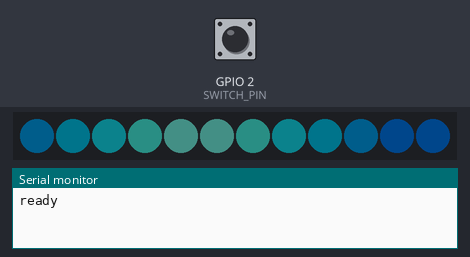
Bench run of a sketch on a simulated ESP32-S3. Parts: 12 RGB LEDs in strip order, left to right, the last lines printed to the serial monitor. The inputs (shaded band) are chosen by the test bench; at power-on: GPIO 2 (SWITCH_PIN) HIGH. Dim RGB values are drawn brighter than linear.

Above: at 1.2 s.
1.3 s: GPIO 2 (SWITCH_PIN) pulled LOW for 0.15 s
2.0 s: GPIO 2 (SWITCH_PIN) pulled LOW for 1 s
At 4.26 s:
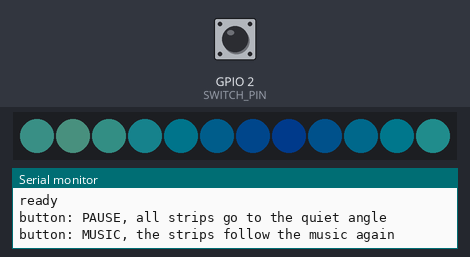
At 8.22 s:
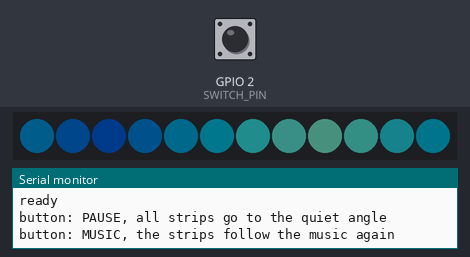
Timing chart, 0 to 9.6 s (numbered marks = the images above; inputs shaded):
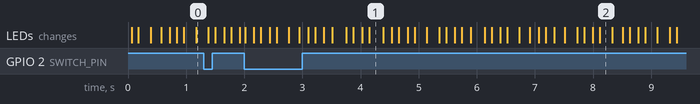

The sketch:

esp32_s3_simplified_final_with_button.ino
```cpp
// Sound to Sea: ESP32 S3, five 28BYJ 48 stepper motors (ULN2003 boards) and NeoPixels.
// Libraries needed: AccelStepper and Adafruit NeoPixel.
//
// Processing sends two kinds of messages over the USB cable:
//   "H a b c d e"            the five heights, each from 0 to 1000
//   "C mood speed low mid high"   the light information, each from 0 to 1000
//
// BUTTON (one leg to GPIO 2, the other leg to GND, no resistor needed):
//   It works like a pause button. Every press switches between two steps:
//   1. MUSIC     the strips follow the music (this is the mode at power on)
//   2. PAUSE     all strips go to QUIET_ANGLE (30) and stay there, the music is ignored
//   The lights keep following the music in both steps.

#include <AccelStepper.h>        // library that moves stepper motors smoothly
#include <Adafruit_NeoPixel.h>   // library that controls the NeoPixel light strip

// ===== 1. THE ONLY NUMBERS YOU NEED TO CHANGE =====
// All angles are in degrees. The code never goes outside MIN_ANGLE and MAX_ANGLE.

const float QUIET_ANGLE = 20;    // the angle of every strip when there is silence (the rest position)
const float LOUD_ANGLE  = 355;   // the angle of a strip at the loudest moment
const float MIN_ANGLE   = 20;    // the code will never send a motor below this angle
const float MAX_ANGLE   = 355;   // the code will never send a motor above this angle

const int   SPEED = 700;         // how fast the motors turn (steps per second). Higher is faster
const int   ACCEL = 800;        // how gently the motors speed up and slow down. Lower is gentler

const int N = 5;                 // how many strips (motors) we have
// ==================================================

// This small function turns an angle (in degrees) into motor steps.
// A 28BYJ 48 motor needs 4096 steps for one full turn (360 degrees).
long angleToSteps(float deg) {
  deg = constrain(deg, MIN_ANGLE, MAX_ANGLE);   // keep the angle between the two safety limits, whatever comes in
  return (long)(deg * 4096.0 / 360.0);          // angle divided by 360 is the part of a turn, times 4096 gives steps
}

// ===== 2. THE FIVE MOTORS =====
// Each motor uses four pins. The order must be IN1, IN3, IN2, IN4 for this motor type.
// HALF4WIRE means the motor moves in half steps, which is smoother.
AccelStepper st[N] = {
  AccelStepper(AccelStepper::HALF4WIRE, 4, 6, 5, 7),         // strip 1 uses GPIO 4, 5, 6, 7
  AccelStepper(AccelStepper::HALF4WIRE, 15, 17, 16, 18),     // strip 2 uses GPIO 15, 16, 17, 18
  AccelStepper(AccelStepper::HALF4WIRE, 8, 9, 3, 10),        // strip 3 uses GPIO 8, 3, 9, 10
  AccelStepper(AccelStepper::HALF4WIRE, 11, 13, 12, 14),     // strip 4 uses GPIO 11, 12, 13, 14
  AccelStepper(AccelStepper::HALF4WIRE, 38, 40, 39, 41)      // strip 5 uses GPIO 38, 39, 40, 41
};

long target[N];                  // where each strip should go, remembered in steps
unsigned long lastMsg = 0;       // the time (in milliseconds) when the last height message arrived
char line[64];                   // a box that collects the letters of one incoming message
int len = 0;                     // how many letters are in the box right now

// ===== 2B. THE BUTTON =====
const int SWITCH_PIN = 2;                // the button is connected between GPIO 2 and GND

// The two steps the button switches between. Each press goes to the other one.
const int MODE_MUSIC = 0;                // the strips follow the music
const int MODE_PAUSE = 1;                // all strips hold at QUIET_ANGLE
int mode = MODE_MUSIC;                   // the step we are in right now

// Debounce: a button "bounces" for a few milliseconds when pressed. We only believe a new
// state after it stayed the same for 50 ms.
int buttonState = HIGH;                  // the button state we trust right now (HIGH = not pressed)
int lastReading = HIGH;                  // what the button said the last time we looked
unsigned long lastDebounceTime = 0;      // when the reading last changed
const unsigned long debounceDelay = 50;  // how long it must stay the same (milliseconds)

// looks at the button and switches between MUSIC and PAUSE when it is pressed
void checkButton() {
  int reading = digitalRead(SWITCH_PIN);                     // HIGH = not pressed, LOW = pressed
  if (reading != lastReading) lastDebounceTime = millis();   // it changed: start the 50 ms timer again
  if ((millis() - lastDebounceTime) > debounceDelay) {       // it stayed the same for 50 ms, so we believe it
    if (reading != buttonState) {                            // and it is a real change
      buttonState = reading;
      if (buttonState == LOW) {                              // the button was just pressed
        if (mode == MODE_MUSIC) {
          mode = MODE_PAUSE;
          Serial.println("button: PAUSE, all strips go to the quiet angle");
        } else {
          mode = MODE_MUSIC;
          Serial.println("button: MUSIC, the strips follow the music again");
        }
      }
    }
  }
  lastReading = reading;
}

// ===== 3. THE LIGHTS =====
const int LIGHT_PIN = 1;                 // the NeoPixel data wire is connected to GPIO 1
const int NUM_PIXELS = 12;               // how many pixels the light strip has
const int LIGHT_BRIGHTNESS = 50;         // brightness from 0 to 255. Low keeps the power bank happy
Adafruit_NeoPixel pixels(NUM_PIXELS, LIGHT_PIN, NEO_GRB + NEO_KHZ800);   // creates the light strip object

// Each mood has three colors, written as {red, green, blue}, each from 0 to 255.
const float CALM[3][3]   = {{0, 70, 160}, {0, 150, 170}, {120, 220, 190}};   // cool: deep sea blue, teal, seafoam
const float LIVELY[3][3] = {{255, 60, 0}, {255, 130, 10}, {255, 200, 60}};   // warm: red orange, orange, golden yellow

const float MOOD_LOW  = 0.4;     // a song mood below this number gives fully cool colors
const float MOOD_HIGH = 0.6;     // a song mood above this number gives fully warm colors

float lightMood = 0;                     // the song mood we last received (0 calm, 1 lively)
float lightSpeed = 0.1;                  // how fast the colors should flow (0 slow, 1 fast)
float lightBand[3] = {0.5, 0.5, 0.5};    // how strong the bass, mids and highs are
unsigned long lastLight = 0;             // the time when the last light message arrived
unsigned long lastDraw = 0;              // the time when we last updated the pixels
float flowPos = 0;                       // where the color gradient is now (moves along and loops)

// This function paints the pixels. The loop below calls it again and again.
void updateLights() {
  unsigned long now = millis();                  // the current time in milliseconds
  if (now - lastDraw < 30) return;               // if less than 30 ms passed, do nothing (about 33 updates per second)
  float dt = (now - lastDraw) / 1000.0;          // seconds since the last update
  lastDraw = now;                                // remember this update time

  bool lit = (now - lastLight) < 3000;           // true if we heard from Processing in the last 3 seconds
  float mood  = lit ? lightMood : 0;             // with no news, use the calm mood
  float speed = lit ? lightSpeed : 0.1;          // with no news, flow slowly
  flowPos += (0.05 + 0.55 * speed) * dt;         // move the gradient forward, faster when the song is faster
  flowPos -= floor(flowPos);                     // when it passes 1, start again from 0

  // blend is 0 for fully warm and 1 for fully cool, based on the mood and the two limits
  float blend = constrain((mood - MOOD_LOW) / (MOOD_HIGH - MOOD_LOW), 0.0, 1.0);
  float stopColor[3][3];                         // the three colors we use right now
  for (int s = 0; s < 3; s++) {                  // go through the three colors
    float glow = 0.55 + 0.45 * (lit ? lightBand[s] : 0.5);   // louder band means a brighter color
    for (int c = 0; c < 3; c++)                  // go through red, green, blue
      stopColor[s][c] = (CALM[s][c] + (LIVELY[s][c] - CALM[s][c]) * blend) * glow;   // mix warm and cool, then apply glow
  }

  for (int i = 0; i < NUM_PIXELS; i++) {         // go through every pixel one by one
    float p = (float)i / NUM_PIXELS + flowPos;   // the pixel's place along the gradient, shifted by the flow
    p -= floor(p);                               // keep it between 0 and 1
    float x = (1.0 - fabs(2.0 * p - 1.0)) * 2.0; // goes 0 up to 2 and back down, so the gradient has no hard edge
    int s = (int)x; if (s > 1) s = 1;            // which of the first two colors we are starting from
    float f = x - s;                             // how far we are toward the next color (0 to 1)
    float r = stopColor[s][0] * (1 - f) + stopColor[s + 1][0] * f;   // mix the red of the two neighbor colors
    float g = stopColor[s][1] * (1 - f) + stopColor[s + 1][1] * f;   // mix the green
    float b = stopColor[s][2] * (1 - f) + stopColor[s + 1][2] * f;   // mix the blue

    // pixels get brighter when their strip is higher
    int k = i * N / NUM_PIXELS;                  // which strip this pixel belongs to
    float h = (float)(st[k].currentPosition() - angleToSteps(QUIET_ANGLE)) /
              (float)(angleToSteps(LOUD_ANGLE) - angleToSteps(QUIET_ANGLE));   // how high the strip is, from 0 to 1
    h = constrain(h, 0.0, 1.0);                  // keep it between 0 and 1
    float m = 0.5 + 0.5 * h;                     // low strip gives half brightness, high strip gives full
    pixels.setPixelColor(i, pixels.Color((uint8_t)(r * m), (uint8_t)(g * m), (uint8_t)(b * m)));   // set this pixel's color
  }
  pixels.show();                                 // send all the colors to the light strip
}

// ===== 4. START UP =====
// This runs once when the board switches on.
// Before power on, the strips should be sitting at the QUIET angle position.
void setup() {
  Serial.begin(115200);                          // open the USB connection at 115200 speed
  pinMode(SWITCH_PIN, INPUT_PULLUP);             // the button pin reads HIGH normally and LOW when pressed
  pixels.begin();                                // wake up the NeoPixels
  pixels.setBrightness(LIGHT_BRIGHTNESS);        // set how bright they can be
  pixels.show();                                 // start with the lights showing nothing yet
  for (int k = 0; k < N; k++) {                  // do this for each of the five motors
    st[k].setMaxSpeed(SPEED);                    // top speed of this motor
    st[k].setAcceleration(ACCEL);                // how smoothly it speeds up and slows down
    st[k].setCurrentPosition(angleToSteps(QUIET_ANGLE));   // tell the motor "you are at the QUIET angle right now"
    target[k] = angleToSteps(QUIET_ANGLE);       // and the first goal is to stay there
  }
  lastMsg = millis();                            // start the "last message" timer now
  Serial.println("ready");                       // print ready so you can see it started
}

// ===== 5. READING A MESSAGE =====
// This runs every time a full line has arrived from Processing.
void parseLine() {
  if (line[0] == 'H') {                          // a line starting with H holds the five heights
    char *p = strtok(line + 1, " ");             // cut out the first number after the H
    int k = 0;                                   // counts how many numbers we have read
    long t[N];                                   // temporary list of the five new targets
    while (p != NULL && k < N) {                 // keep going while there are numbers left (max 5)
      int val = constrain(atoi(p), 0, 1000);     // turn the text into a number from 0 to 1000
      float angle = QUIET_ANGLE + (LOUD_ANGLE - QUIET_ANGLE) * val / 1000.0;   // 0 gives QUIET angle, 1000 gives LOUD angle
      t[k] = angleToSteps(angle);                // turn that angle into motor steps
      p = strtok(NULL, " ");                     // move on to the next number
      k++;                                       // count it
    }
    if (k == N && mode == MODE_MUSIC) {          // only use the message if all five numbers arrived, and only in MUSIC mode
      for (int i = 0; i < N; i++) target[i] = t[i];   // save the five new targets
      lastMsg = millis();                        // remember that we just heard from Processing
    }
  } else if (line[0] == 'C') {                   // a line starting with C holds the light information
    int m, s, lo, mi, hi;                        // mood, speed, low, mid, high
    if (sscanf(line + 1, "%d %d %d %d %d", &m, &s, &lo, &mi, &hi) == 5) {   // read the five numbers, check all arrived
      lightMood = constrain(m, 0, 1000) / 1000.0;      // mood turned into 0 to 1
      lightSpeed = constrain(s, 0, 1000) / 1000.0;     // speed turned into 0 to 1
      lightBand[0] = constrain(lo, 0, 1000) / 1000.0;  // bass strength
      lightBand[1] = constrain(mi, 0, 1000) / 1000.0;  // mids strength
      lightBand[2] = constrain(hi, 0, 1000) / 1000.0;  // highs strength
      lastLight = millis();                      // remember that we just heard light news
    }
  }
}

// ===== 6. THE LOOP =====
// This runs over and over, very fast, for as long as the board is on.
void loop() {
  while (Serial.available()) {                   // while there are letters waiting on the USB cable
    char c = Serial.read();                      // take one letter
    if (c == '\r') continue;                     // ignore this invisible letter
    if (c == '\n') {                             // a "new line" letter means the message is finished
      line[len] = 0;                             // close the text
      if (len > 0) parseLine();                  // if the message is not empty, understand it
      len = 0;                                   // empty the box for the next message
    }
    else if (len < (int)sizeof(line) - 1) line[len++] = c;   // otherwise add the letter to the box
    else len = 0;                                // the message was too long, throw it away
  }

  checkButton();                                 // did someone press the button?

  bool alive = (millis() - lastMsg) < 3000;      // true if Processing sent heights in the last 3 seconds

  for (int k = 0; k < N; k++) {                  // do this for each of the five motors
    if (mode == MODE_PAUSE) st[k].moveTo(angleToSteps(QUIET_ANGLE));    // PAUSE: hold at the quiet angle
    else st[k].moveTo(alive ? target[k] : angleToSteps(QUIET_ANGLE));   // MUSIC: go to the target, or back to rest if the laptop is quiet
    st[k].run();                                 // take one tiny step if one is due
    if (st[k].distanceToGo() == 0) st[k].disableOutputs();   // arrived: switch the coils off to save power and heat
  }
  updateLights();                                // update the NeoPixel colors
}
```
